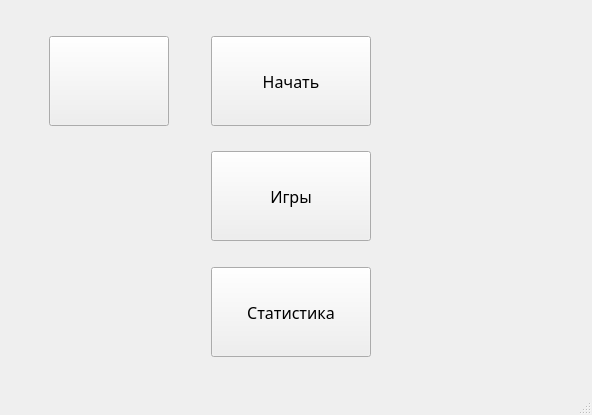
<?xml version="1.0" encoding="UTF-8"?>
<ui version="4.0">
 <class>MainWindow</class>
 <widget class="QMainWindow" name="MainWindow">
  <property name="geometry">
   <rect>
    <x>0</x>
    <y>0</y>
    <width>592</width>
    <height>415</height>
   </rect>
  </property>
  <property name="minimumSize">
   <size>
    <width>480</width>
    <height>320</height>
   </size>
  </property>
  <property name="maximumSize">
   <size>
    <width>4800</width>
    <height>3200</height>
   </size>
  </property>
  <property name="windowTitle">
   <string>MainWindow</string>
  </property>
  <widget class="QWidget" name="centralwidget">
   <layout class="QVBoxLayout" name="verticalLayout_3">
    <item>
     <spacer name="verticalSpacer_4">
      <property name="orientation">
       <enum>Qt::Vertical</enum>
      </property>
      <property name="sizeType">
       <enum>QSizePolicy::Fixed</enum>
      </property>
      <property name="sizeHint" stdset="0">
       <size>
        <width>456</width>
        <height>27</height>
       </size>
      </property>
     </spacer>
    </item>
    <item>
     <layout class="QHBoxLayout" name="horizontalLayout">
      <item>
       <spacer name="horizontalSpacer_2">
        <property name="orientation">
         <enum>Qt::Horizontal</enum>
        </property>
        <property name="sizeType">
         <enum>QSizePolicy::Fixed</enum>
        </property>
        <property name="sizeHint" stdset="0">
         <size>
          <width>40</width>
          <height>5</height>
         </size>
        </property>
       </spacer>
      </item>
      <item>
       <layout class="QVBoxLayout" name="verticalLayout_2" stretch="0,0">
        <item>
         <widget class="QPushButton" name="button_menu">
          <property name="minimumSize">
           <size>
            <width>120</width>
            <height>90</height>
           </size>
          </property>
          <property name="font">
           <font>
            <family>Siemens AD Sans</family>
            <pointsize>12</pointsize>
            <weight>50</weight>
            <bold>false</bold>
           </font>
          </property>
          <property name="text">
           <string/>
          </property>
         </widget>
        </item>
        <item>
         <spacer name="verticalSpacer_5">
          <property name="orientation">
           <enum>Qt::Vertical</enum>
          </property>
          <property name="sizeHint" stdset="0">
           <size>
            <width>20</width>
            <height>40</height>
           </size>
          </property>
         </spacer>
        </item>
       </layout>
      </item>
      <item>
       <spacer name="horizontalSpacer">
        <property name="orientation">
         <enum>Qt::Horizontal</enum>
        </property>
        <property name="sizeHint" stdset="0">
         <size>
          <width>40</width>
          <height>20</height>
         </size>
        </property>
       </spacer>
      </item>
      <item>
       <layout class="QVBoxLayout" name="verticalLayout">
        <item>
         <widget class="QPushButton" name="button_start">
          <property name="minimumSize">
           <size>
            <width>160</width>
            <height>90</height>
           </size>
          </property>
          <property name="font">
           <font>
            <family>Siemens AD Sans</family>
            <pointsize>12</pointsize>
            <weight>50</weight>
            <bold>false</bold>
           </font>
          </property>
          <property name="text">
           <string>Начать</string>
          </property>
         </widget>
        </item>
        <item>
         <spacer name="verticalSpacer">
          <property name="orientation">
           <enum>Qt::Vertical</enum>
          </property>
          <property name="sizeType">
           <enum>QSizePolicy::Expanding</enum>
          </property>
          <property name="sizeHint" stdset="0">
           <size>
            <width>157</width>
            <height>40</height>
           </size>
          </property>
         </spacer>
        </item>
        <item>
         <widget class="QPushButton" name="button_game">
          <property name="minimumSize">
           <size>
            <width>160</width>
            <height>90</height>
           </size>
          </property>
          <property name="font">
           <font>
            <family>Siemens AD Sans</family>
            <pointsize>12</pointsize>
            <weight>50</weight>
            <bold>false</bold>
           </font>
          </property>
          <property name="text">
           <string>Игры</string>
          </property>
         </widget>
        </item>
        <item>
         <spacer name="verticalSpacer_2">
          <property name="orientation">
           <enum>Qt::Vertical</enum>
          </property>
          <property name="sizeType">
           <enum>QSizePolicy::Expanding</enum>
          </property>
          <property name="sizeHint" stdset="0">
           <size>
            <width>157</width>
            <height>40</height>
           </size>
          </property>
         </spacer>
        </item>
        <item>
         <widget class="QPushButton" name="button_statistics">
          <property name="minimumSize">
           <size>
            <width>160</width>
            <height>90</height>
           </size>
          </property>
          <property name="font">
           <font>
            <family>Siemens AD Sans</family>
            <pointsize>12</pointsize>
            <weight>50</weight>
            <bold>false</bold>
           </font>
          </property>
          <property name="text">
           <string>Статистика</string>
          </property>
         </widget>
        </item>
       </layout>
      </item>
      <item>
       <spacer name="horizontalSpacer_5">
        <property name="orientation">
         <enum>Qt::Horizontal</enum>
        </property>
        <property name="sizeHint" stdset="0">
         <size>
          <width>40</width>
          <height>20</height>
         </size>
        </property>
       </spacer>
      </item>
      <item>
       <spacer name="horizontalSpacer_4">
        <property name="orientation">
         <enum>Qt::Horizontal</enum>
        </property>
        <property name="sizeType">
         <enum>QSizePolicy::Minimum</enum>
        </property>
        <property name="sizeHint" stdset="0">
         <size>
          <width>125</width>
          <height>20</height>
         </size>
        </property>
       </spacer>
      </item>
      <item>
       <spacer name="horizontalSpacer_3">
        <property name="orientation">
         <enum>Qt::Horizontal</enum>
        </property>
        <property name="sizeType">
         <enum>QSizePolicy::Fixed</enum>
        </property>
        <property name="sizeHint" stdset="0">
         <size>
          <width>50</width>
          <height>20</height>
         </size>
        </property>
       </spacer>
      </item>
     </layout>
    </item>
    <item>
     <spacer name="verticalSpacer_3">
      <property name="orientation">
       <enum>Qt::Vertical</enum>
      </property>
      <property name="sizeType">
       <enum>QSizePolicy::Fixed</enum>
      </property>
      <property name="sizeHint" stdset="0">
       <size>
        <width>456</width>
        <height>27</height>
       </size>
      </property>
     </spacer>
    </item>
   </layout>
  </widget>
  <widget class="QMenuBar" name="menubar">
   <property name="geometry">
    <rect>
     <x>0</x>
     <y>0</y>
     <width>592</width>
     <height>26</height>
    </rect>
   </property>
  </widget>
  <widget class="QStatusBar" name="statusbar"/>
 </widget>
 <resources/>
 <connections/>
</ui>
